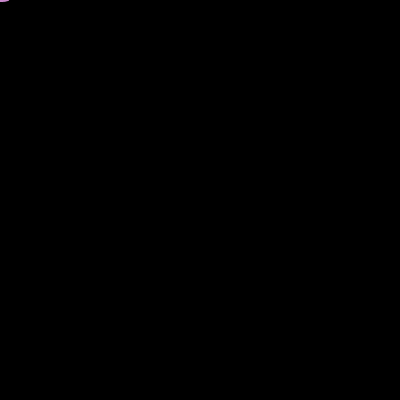
Frame 1 (no input)
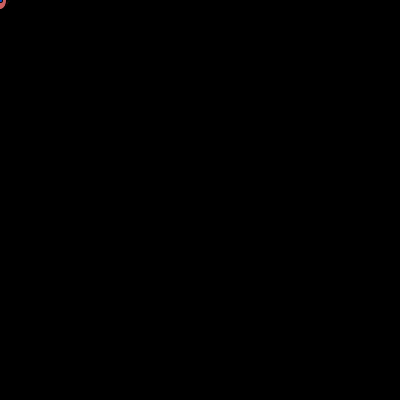
Frame 60 (the mouse pressed at the canvas centre just before this capture)
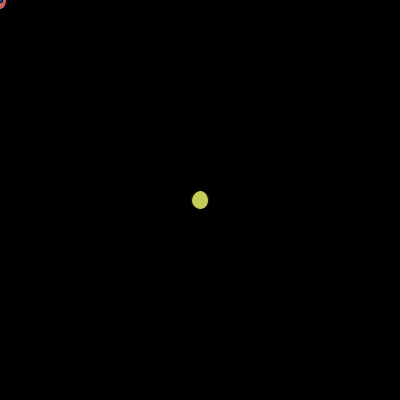
Frame 120 (the mouse held since frame 60 and released just before this capture)

The Processing sketch that drew these frames (run headless with seeded random() and noise(); from frame 60 on, the mouse is pressed at the canvas centre):

// Processing sketch: processing_55756
// ── processing_55756.pde

    float rad_var=1;
    float rad_div = 20;
    float radx = 1;
    float rady = 1;
    float col_hue = 0;
    float col_sat = 0;
    
        
    void setup() {
       size(400, 400);
       stroke(1);
       colorMode(HSB, 100);
       background(192, 64, 0);
    }

		  
     void draw() {
       col_hue=random(128);
       col_sat=random(128);
       fill (col_hue,col_sat,80);
       radx=random(rad_div);
       rady=random(rad_div);
     
       // ellipse(radx, rady, mouseX, mouseY);
       ellipse(mouseX,mouseY,radx, rady);
     }
     
     void mousePressed() {
       background(192, 64, 0);
       radx=1;
       rady=1;
     }
